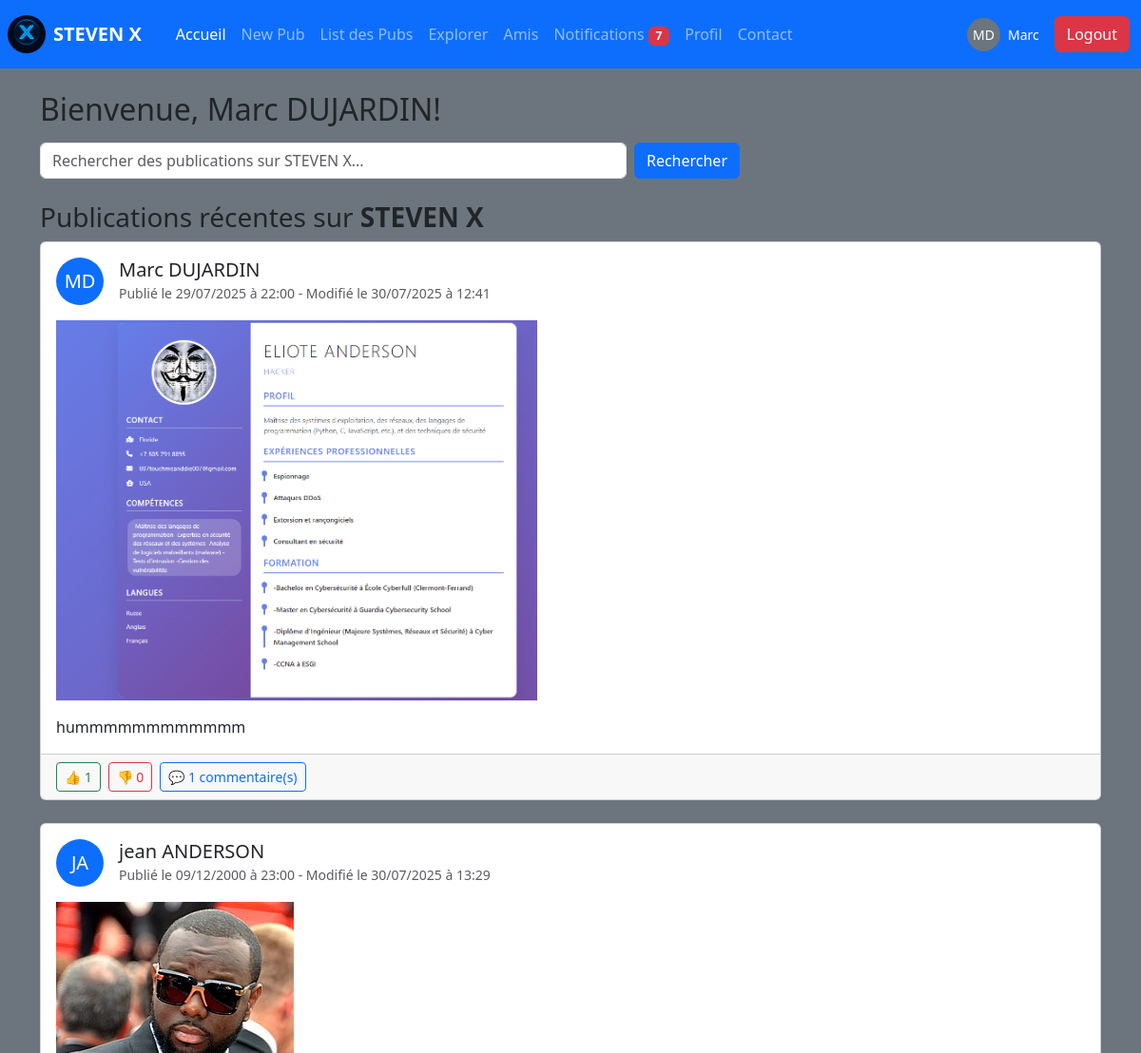
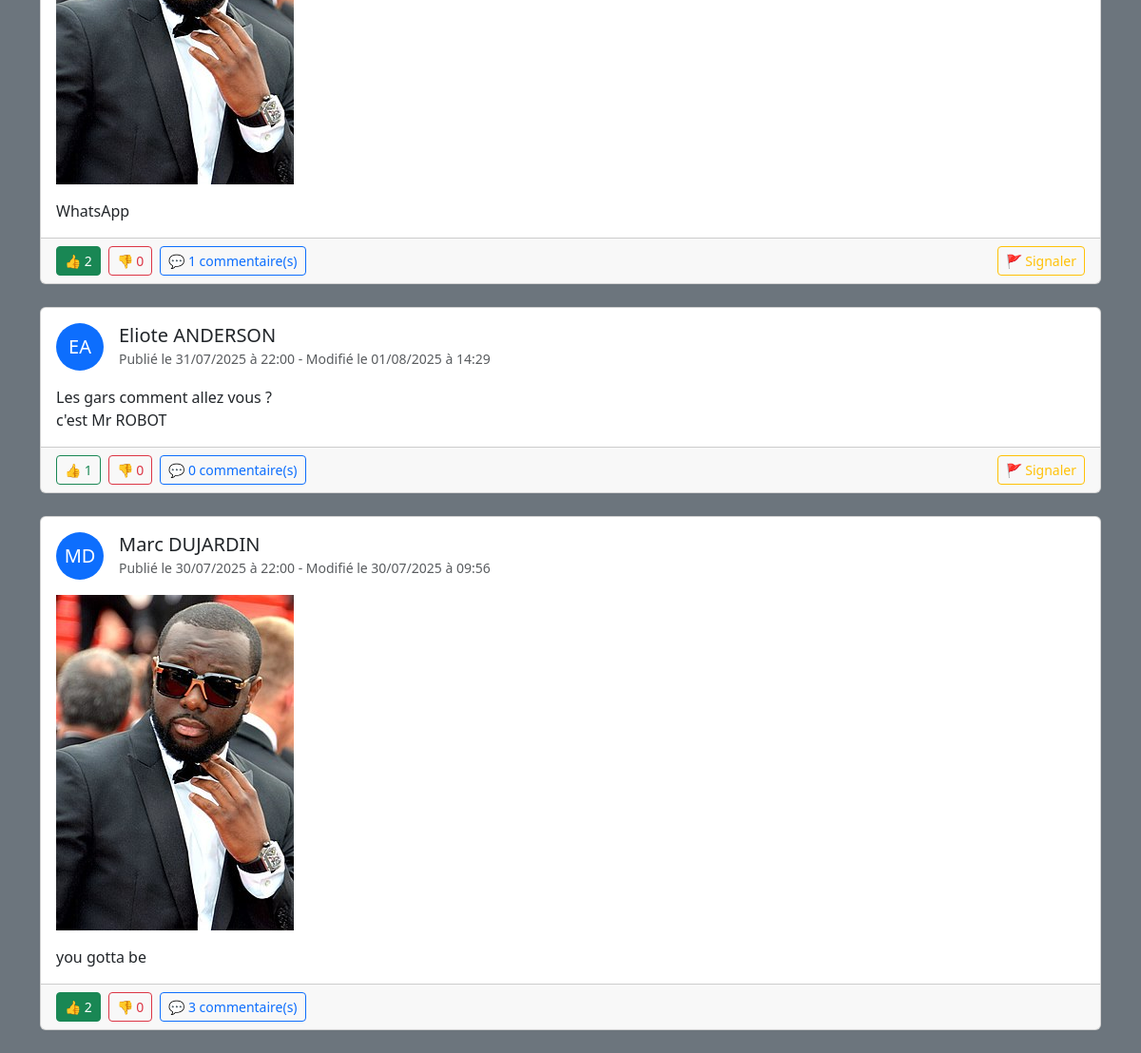
Screenshot of /dash.php (signed in) with the database file from the repository (2 pictures, top to bottom).
### tables this page shows
CREATE TABLE `publications` (
  `id` int(11) NOT NULL,
  `user_id` int(11) NOT NULL,
  `contenu` text NOT NULL,
  `date_ajout` timestamp NOT NULL DEFAULT current_timestamp() ON UPDATE current_timestamp(),
  `date_modification` timestamp NOT NULL DEFAULT current_timestamp() ON UPDATE current_timestamp(),
  `image` varchar(255) DEFAULT NULL
);

CREATE TABLE `user` (
  `id` int(11) NOT NULL,
  `nom` varchar(10) NOT NULL,
  `prenom` varchar(20) NOT NULL,
  `date_naissance` date NOT NULL,
  `telephone` varchar(20) NOT NULL,
  `sexe` varchar(50) NOT NULL,
  `adresse` varchar(255) NOT NULL,
  `mail` varchar(255) NOT NULL,
  `photo_profil` varchar(255) NOT NULL,
  `mdp` varchar(255) NOT NULL
);

### dash.php (the view, shortened to what this page needs)
<?php
include('bdd.php');
$stmt = $pdo->prepare("SELECT photo_profil FROM user WHERE id = ?");
$stmt->execute([$_SESSION['user_id']]);
$current_user = $stmt->fetch(PDO::FETCH_ASSOC);
$search = isset($_GET['search']) ? trim($_GET['search']) : '';
$sql = "
    SELECT
        p.*,
        u.nom,
        u.prenom,
        u.photo_profil,
        (SELECT COUNT(*) FROM commentaires c WHERE c.publication_id = p.id) as nb_commentaires,
        (SELECT COUNT(*) FROM likes l WHERE l.publication_id = p.id AND l.type = 'like') as nb_likes,
        (SELECT COUNT(*) FROM likes l WHERE l.publication_id = p.id AND l.type = 'dislike') as nb_dislikes,
        (SELECT type FROM likes l WHERE l.publication_id = p.id AND l.user_id = ?) as user_reaction,
        (SELECT COUNT(*) FROM signalements s WHERE s.type = 'publication' AND s.element_id = p.id AND s.user_id = ?) as user_signaled
    FROM publications p
    JOIN user u ON p.user_id = u.id
";
if (!empty($search)) {
    $sql .= " WHERE p.contenu LIKE ? OR u.nom LIKE ? OR u.prenom LIKE ?";
    $stmt = $pdo->prepare($sql . " ORDER BY p.date_ajout DESC");
    $searchParam = '%' . $search . '%';
    $stmt->execute([$_SESSION['user_id'], $_SESSION['user_id'], $searchParam, $searchParam, $searchParam]);
} else {
    $stmt = $pdo->prepare($sql . " ORDER BY RAND()");
    $stmt->execute([$_SESSION['user_id'], $_SESSION['user_id']]);
}
$publications = $stmt->fetchAll(PDO::FETCH_ASSOC);
?>
<!DOCTYPE html>
<html lang="fr">
<head>
    <link href="https://cdn.jsdelivr.net/npm/bootstrap@5.3.7/dist/css/bootstrap.min.css" rel="stylesheet">
</head>
<body class="color bg-secondary">
    <nav class=" navbar navbar-expand-lg navbar-dark bg-primary">
        <img src="logo/StevenX.png" alt="" class="m-2" style="width: 40px; height: 40px; border-radius: 50%;">
        <b><a class="navbar-brand" href="dash.php">STEVEN X</a></b>
        <div class="container">
            <div class="collapse navbar-collapse" id="navbarNav">
                <ul class="navbar-nav me-auto">
                    <li class="nav-item">
                        <a class="nav-link active" href="dash.php">Accueil</a>
                    </li>
                    <li class="nav-item">
                        <a class="nav-link" href="new_pub.php">New Pub</a>
                    </li>
                    <li class="nav-item">
                        <a class="nav-link" href="list_pubs.php">List des Pubs</a>
                    </li>
                    <li class="nav-item">
                        <a class="nav-link" href="explorer.php">Explorer</a>
                    </li>
                    <li class="nav-item">
                        <a class="nav-link" href="amis.php">Amis</a>
                    </li>
                    <li class="nav-item"><?php include '_navbar_notifications.php'; ?></li>
                    <li class="nav-item">
                        <a class="nav-link" href="profil.php">Profil</a>
                    </li>
                    <li class="nav-item">
                        <a class="nav-link" href="contact.php">Contact</a>
                    </li>
                </ul>
                <div class="d-flex align-items-center me-3">
                    <?php if ($current_user && $current_user['photo_profil'] && file_exists($current_user['photo_profil'])): ?>
                    <img src="<?php echo htmlspecialchars($current_user['photo_profil']); ?>" alt="Photo de profil"
                        class="rounded-circle me-2" style="width: 35px; height: 35px; object-fit: cover;">
                    <?php else: ?>
                    <div class="bg-secondary text-white rounded-circle d-flex align-items-center justify-content-center me-2"
                        style="width: 35px; height: 35px; font-size: 14px;">
                        <?php echo strtoupper(substr($_SESSION['user_prenom'], 0, 1) . substr($_SESSION['user_nom'], 0, 1)); ?>
                    </div>
                    <?php endif; ?>
                    <span class="text-white small"><?php echo htmlspecialchars($_SESSION['user_prenom']); ?></span>
                </div>
                <button type="button" class="btn btn-danger" data-bs-toggle="modal"
                    data-bs-target="#confirmLogoutModal">Logout</button>
            </div>
        </div>
    </nav>
    <div class="container mt-4">
        <div class="row">
            <div class="col-12">
                <h2>Bienvenue, <?php echo htmlspecialchars($_SESSION['user_prenom'] . ' ' . $_SESSION['user_nom']); ?>!
                </h2>
                <div class="row mt-3 mb-4">
                    <div class="col-md-8">
                        <form method="GET" class="d-flex">
                            <input type="text" class="form-control me-2" name="search"
                                placeholder="Rechercher des publications sur STEVEN X..."
                                value="<?php echo htmlspecialchars($search); ?>">
                            <button type="S'inscrire" class="btn btn-primary">Rechercher</button>
                        </form>
                    </div>
                </div>
            </div>
        </div>
        <div class="row">
            <div class="col-12">
                <h3>
                    <?php if (!empty($search)): ?>
                    Résultats de recherche pour "<?php echo htmlspecialchars($search); ?>" sur <strong>STEVEN X</strong>
                    <?php else: ?>
                    Publications récentes sur <strong>STEVEN X</strong>
                    <?php endif; ?>
                </h3>
                <?php if (empty($publications)): ?>
                <div class="alert alert-info">
                    <?php if (!empty($search)): ?>
                    Aucune publication trouvée pour votre recherche sur <strong>STEVEN X</strong>.
                    <?php else: ?>
                    Aucune publication disponible pour le moment sur <strong>STEVEN X</strong>.
                    <?php endif; ?>
                </div>
                <?php else: ?>
                <?php foreach ($publications as $pub): ?>
                <div class="card mb-4">
                    <div class="card-body">
                        <div class="d-flex align-items-center mb-3">
                            <?php if ($pub['photo_profil'] && file_exists($pub['photo_profil'])): ?>
                            <img src="<?php echo htmlspecialchars($pub['photo_profil']); ?>" alt="Photo de profil"
                                class="rounded-circle me-3" style="width: 50px; height: 50px; object-fit: cover;">
                            <?php else: ?>
                            <div class="bg-primary text-white rounded-circle d-flex align-items-center justify-content-center me-3"
                                style="width: 50px; height: 50px; font-size: 20px;">
                                <?php echo strtoupper(substr($pub['prenom'], 0, 1) . substr($pub['nom'], 0, 1)); ?>
                            </div>
                            <?php endif; ?>
                            <div>
                                <h5 class="card-title mb-0">
                                    <?php echo htmlspecialchars($pub['prenom'] . ' ' . $pub['nom']); ?></h5>
                                <small class="text-muted">
                                    Publié le <?php echo date('d/m/Y à H:i', strtotime($pub['date_ajout'])); ?>
                                    <?php if ($pub['date_modification']): ?>
                                    - Modifié le
                                    <?php echo date('d/m/Y à H:i', strtotime($pub['date_modification'])); ?>
                                    <?php endif; ?>
                                </small>
                            </div>
                        </div>
                        <?php if ($pub['image']): ?>
                        <img src="uploads/<?php echo htmlspecialchars($pub['image']); ?>" class="img-fluid mb-3"
                            style="max-height: 400px;" alt="Image de la publication">
                        <?php endif; ?>
                        <p class="card-text"><?php echo nl2br(htmlspecialchars($pub['contenu'])); ?></p>
                    </div>
                    <div class="card-footer">
                        <div class="row align-items-center">
                            <div class="col-md-8">
                                <div class="d-flex gap-2">
                                    <form method="POST" class="d-inline">
                                        <button type="S'inscrire"
                                            class="btn btn-sm <?php echo ($pub['user_reaction'] == 'like') ? 'btn-success' : 'btn-outline-success'; ?>">
                                            👍 <?php echo $pub['nb_likes']; ?>
                                        </button>
                                    </form>
                                    <form method="POST" class="d-inline">
                                        <button type="S'inscrire"
                                            class="btn btn-sm <?php echo ($pub['user_reaction'] == 'dislike') ? 'btn-danger' : 'btn-outline-danger'; ?>">
                                            👎 <?php echo $pub['nb_dislikes']; ?>
                                        </button>
                                    </form>
                                    <a href="commentaire_pub.php?id=<?php echo $pub['id']; ?>"
                                        class="btn btn-sm btn-outline-primary">
                                        💬 <?php echo $pub['nb_commentaires']; ?> commentaire(s)
                                    </a>
                                </div>
                            </div>
                            <div class="col-md-4 text-end">
                                <?php if ($pub['user_id'] != $_SESSION['user_id'] && $pub['user_signaled'] == 0): ?>
                                <button type="button" class="btn btn-sm btn-outline-warning" data-bs-toggle="modal"
                                    data-bs-target="#signalementModal"
                                    onclick="document.getElementById('signalement_publication_id').value = '<?php echo $pub['id']; ?>'">
                                    🚩 Signaler
                                </button>
                                <?php elseif ($pub['user_signaled'] > 0): ?>
                                <small class="text-muted">Déjà signalé</small>
                                <?php endif; ?>
                            </div>
                        </div>
                    </div>
                </div>
                <?php endforeach; ?>
                <?php endif; ?>
            </div>
        </div>
    </div>
</body>
</html>

### _navbar_notifications.php
<?php
$nb_non_lues_nav = 0;
if (isset($_SESSION['user_id'])) {
    $stmt = $pdo->prepare("SELECT COUNT(*) FROM notifications WHERE user_id = ? AND lu = FALSE");
    $stmt->execute([$_SESSION['user_id']]);
    $nb_non_lues_nav = $stmt->fetchColumn();
}
?>
<a class="nav-link" href="notifications.php">Notifications
    <?php if ($nb_non_lues_nav > 0): ?>
    <span class="badge bg-danger"><?php echo $nb_non_lues_nav; ?></span>
    <?php endif; ?>
</a>

### rows the page displays
publications: user.nom "MD", user.nom "Marc DUJARDIN", date_ajout "29/07/2025 à 22:00", date_modification "30/07/2025 à 12:41", image (picture), contenu "hummmmmmmmmmmm", nb_likes "1", nb_dislikes "0", nb_commentaires "1"
publications: user.nom "JA", user.nom "jean ANDERSON", date_ajout "09/12/2000 à 23:00", date_modification "30/07/2025 à 13:29", image (picture), contenu "WhatsApp", nb_likes "2", nb_dislikes "0", nb_commentaires "1"
publications: user.nom "EA", user.nom "Eliote ANDERSON", date_ajout "31/07/2025 à 22:00", date_modification "01/08/2025 à 14:29", contenu "Les gars comment allez vous ? c'est Mr ROBOT", nb_likes "1", nb_dislikes "0", nb_commentaires "0", $pub['id'] 4 (drawn)
publications: user.nom "MD", user.nom "Marc DUJARDIN", date_ajout "30/07/2025 à 22:00", date_modification "30/07/2025 à 09:56", image (picture), contenu "you gotta be", nb_likes "2", nb_dislikes "0", nb_commentaires "3"

### other values shown
$nb_non_lues_nav "7"
$_SESSION['user_prenom'] "Marc"
$_SESSION['user_prenom'] . ' ' . $_SESSION['user_nom'] "Marc DUJARDIN"
